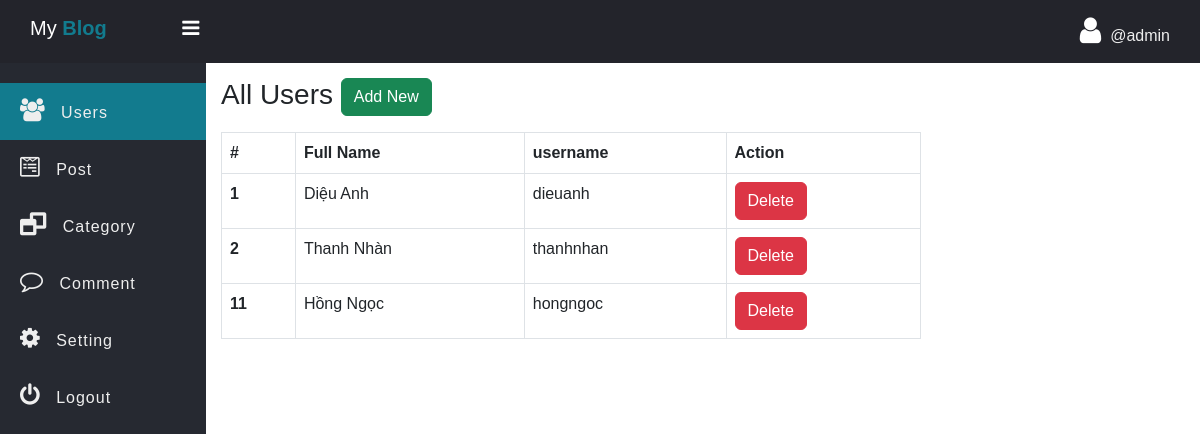
The page /blog/admin/users.php (signed in) on the database its author committed.
### tables this page shows
CREATE TABLE `users` (
  `id` int NOT NULL AUTO_INCREMENT,
  `firstname` varchar(255) NOT NULL,
  `username` varchar(255) NOT NULL,
  `password` varchar(255) NOT NULL,
  PRIMARY KEY (`id`),
  UNIQUE KEY `username` (`username`)
);

### blog/admin/model/User.php (called while the page is built, shortened)
<?php
function getAll($conn){
   $sql = "SELECT id, firstname, username FROM users";
   $stmt = $conn->prepare($sql);
   $stmt->execute();
   if($stmt->rowCount() >= 1){
   	   $data = $stmt->fetchAll();
   	   return $data;
   }else {
   	 return 0;
   }
}

### blog/admin/users.php (the view, shortened to what this page needs)
<?php
if (isset($_SESSION['admin_id']) && isset($_SESSION['username'])) {
 ?>
<!DOCTYPE html>
<html>
<head>
	<link rel="stylesheet" href="https://stackpath.bootstrapcdn.com/font-awesome/4.7.0/css/font-awesome.min.css">
	<link href="https://cdn.jsdelivr.net/npm/bootstrap@5.3.0/dist/css/bootstrap.min.css" rel="stylesheet">
	<link rel="stylesheet" href="../css/side-bar.css">
	<link rel="stylesheet" href="../css/style.css">
</head>
<body>
	<?php
	  include "inc/side-nav.php";
      include_once("model/User.php");
      include_once("../db_conn.php");
      $users = getAll($conn);
	?>
	 <div class="main-table">
	 	<h3 class="mb-3">All Users
	 		<a href="../signup.php" class="btn btn-success">Add New</a></h3>
	 	<?php if ($users != 0) { ?>
	 	<table class="table t1 table-bordered">
		  <thead>
		    <tr>
		      <th scope="col">#</th>
		      <th scope="col">Full Name</th>
		      <th scope="col">username</th>
		      <th scope="col">Action</th>
		    </tr>
		  </thead>
		  <tbody>
		  	<?php foreach ($users as $user) { ?>
		    <tr>
		      <th scope="row"><?=$user['id'] ?></th>
		      <td><?=$user['firstname'] ?></td>
		      <td><?=$user['username'] ?></td>
		      <td>
		      	<a href="user-delete.php?user_id=<?=$user['id'] ?>" class="btn btn-danger">Delete</a>
		      </td>
		    </tr>
		    <?php } ?>
		  </tbody>
		</table>
	<?php }else{ ?>
		<div class="alert alert-warning">
			Empty!
		</div>
	<?php } ?>
	 </div>
	</section>
	</div>
</body>
</html>
<?php }else {
	header("Location: ../admin-login.php");
	exit;
} ?>

### blog/css/side-bar.css (style rules this page uses)
* { padding: 0; margin: 0; box-sizing: border-box; font-family: arial, sans-serif; }

### blog/css/style.css (style rules this page uses)
.main-table { width: 90%; max-width: 700px; }

### rows shown on the page
users: id "1", firstname "Diệu Anh", username "dieuanh"
users: id "2", firstname "Thanh Nhàn", username "thanhnhan"
users: id "11", firstname "Hồng Ngọc", username "hongngoc"

### other values the page prints
$_SESSION['username'] "admin"
